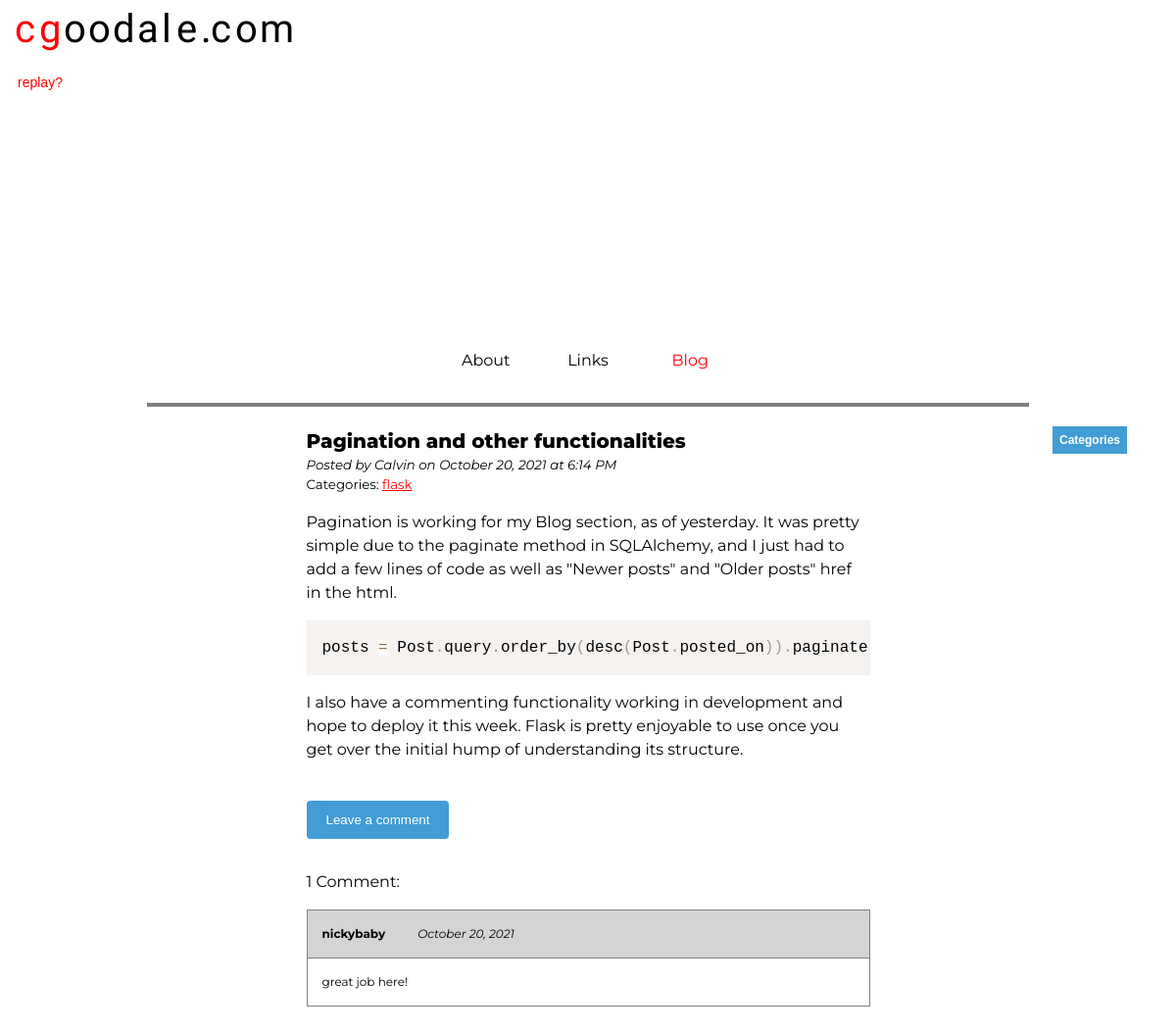
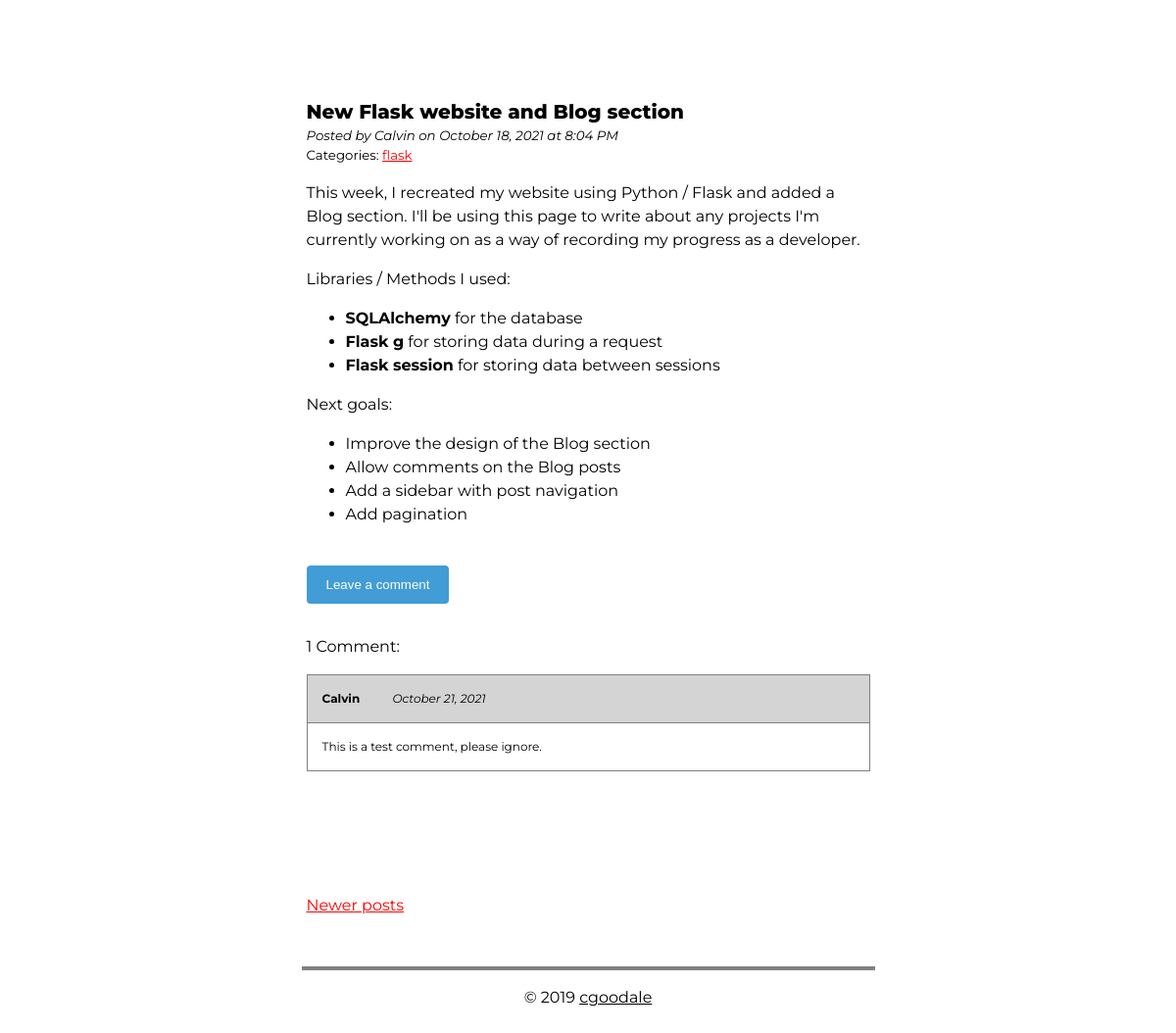
Page /blog?page=2 on the committed database (2 pictures, top to bottom).
### calblog/models.py (models this page shows, shortened)
class Post(db.Model):
    id = db.Column(db.Integer, primary_key=True)
    title = db.Column(db.String(100), nullable=False, unique=True)
    content = db.Column(db.Text, nullable=False)
    posted_on = db.Column(db.DateTime, nullable=False)
    categories = db.relationship('Categories', backref=db.backref('post',lazy=True, passive_deletes=True))
    comment_count = db.Column(db.Integer, nullable=False, default=0)
    comments = db.relationship('Comment', backref=db.backref('post',lazy=True, passive_deletes=True))

class Categories(db.Model):
    id = db.Column(db.Integer, primary_key=True)
    post_id = db.Column(db.Integer, db.ForeignKey('post.id', ondelete='CASCADE'), nullable=False)
    category = db.Column(db.String(100), nullable=False)

class Comment(db.Model):
    id = db.Column(db.Integer, primary_key=True)
    name = db.Column(db.String(25), unique=False, nullable=False)
    message = db.Column(db.Text, nullable=False)
    post_id = db.Column(db.Integer, db.ForeignKey('post.id', ondelete='CASCADE'), nullable=False)
    date_pub = db.Column(db.DateTime, nullable=False, default=datetime.utcnow)
    approved = db.Column(db.Boolean, default=False, nullable=False)

### calblog/routes.py (the view)
@app.route('/blog', methods=['GET'])
def blog():
    page = request.args.get('page', 1, type=int)
    posts = Post.query.order_by(desc(Post.posted_on)).paginate(page, 5, False)
    comments = Comment.query.all()
    categories = Categories.query.all()
    unique_categories = Categories.query.with_entities(Categories.category).distinct()
    next_url = url_for('blog', page=posts.next_num) if posts.has_next else None
    prev_url = url_for('blog', page=posts.prev_num) if posts.has_prev else None
    return render_template('blog.html', posts=posts.items, comments=comments, next_url=next_url, prev_url=prev_url, categories=categories, unique_categories=unique_categories)  # render a template

### calblog/routes.py (called while the page is built)
@app.before_request
def before_request():
    print(session)
    g.user = None
    if 'user_id' in session:
        user = [x for x in get_users() if x.id == session['user_id']][0]
        g.user = user

### calblog/templates/blog.html (shortened to what this page needs)
{% extends 'base.html' %}
{% block body %}
<body>
    <section class="top">
        <div class="container">
	        {% include 'header.html' %}
	        <div class="navbar">
		        <ul>
        		  <li><a href="/">About</a></li>
        		  <li><a href="/links">Links</a></li>
        		  <li><a class="active" href="/blog">Blog</a></li>
	        	</ul>
        	</div>
	</section>
	<section class="middle">
	    <div class="container">
	        <article class="posts">
                <div class="categories">
                    <div class="dropdown">
                        <button class="dropbtn"><b>Categories</b></button>
                    </div>
                </div>
                <div class="post-section">
                    {% for post in posts %}
                    <h1 class="post-title">{{post.title}}</h1>
                    <p class="post-author"><i>Posted by Calvin on {{post.posted_on.strftime('%B %d, %Y at %-I:%M %p')}}</i></p>
                    <p class="post-category">Categories:
                    {% for category in categories %}
                        {% if category.post_id == post.id %}
                            <a href="/blog/category/{{category.category}}">{{category.category}}</a>
                        {% endif %}
                    {% endfor %}
                    <p class="post-content">{{post.content|safe}}</p>
                    <br>
                    <button class="open-button" name="{{post.id}}" id="but{{post.id}}" onclick="toggleText(name)">Leave a comment</button>
                    <div class="comment-section">
                        {% if post.comment_count == 0 %}
                            <p>{{post.comment_count}} Comments</p>
                        {% elif post.comment_count == 1 %}
                            <p>{{post.comment_count}} Comment:</p>
                        {% else %}
                            <p>{{post.comment_count}} Comments:</p>
                        {% endif %}
                        {% for comment in comments %}
                            {% if (comment.post_id == post.id) and (comment.approved == 1) %}
                            <table class="comment">
                                <thead>
                                    <tr>
                                        <td><b>{{comment.name}}</b> <i style="font-size:12px; margin-left: 2.5em;">{{comment.date_pub.strftime('%B %d, %Y')}}</i></td>
                                    </tr>
                                </thead>
                                <tbody>
                                    <tr>
                                        <td>{{comment.message}}</td>
                                    </tr>
                                </tbody>
                            </table>
                            {% endif %}
                        {% endfor %}
                    </div>
                    {% endfor %}
                </div>
                <div class="previous-next">
                    {% if prev_url %}
                    <a href="{{ prev_url }}">Newer posts</a>
                    {% endif %}
                </div>
            </article>
		</div>
	</section>
	<section class="bottom">
    	<div class="container">
            {% include 'footer.html' %}
	    </div>
	</section>
</body>
{% endblock %}

### calblog/static/css/main.css (style rules this page uses)
html { width: 100vw; overflow-x: hidden; }
:root { font-size: 16px; list-style-type: none; }
h1 { font-weight: 800; }
body { font-family: "Montserrat", Arial, sans-serif; font-weight: 400; line-height: 1.5; margin: 0; }
section a { text-decoration: underline; color: red; }
.navbar { position: relative; width: 75%; text-align: center; border-bottom: 4px solid gray; margin: 0 auto; }
.navbar ul { list-style-type: none; overflow: hidden; padding: 15px; }
.navbar li { width: 100px; display: inline-block; }
.navbar li a { padding: 14px 19px; text-align: center; text-decoration: none; color: black; }
.navbar li a.active { color: red; }
.container { margin-right: auto; margin-left: auto; padding-left: 15px; padding-right: 15px; }
.middle { text-align: left; }
.middle .posts { margin: 0 auto; max-width: 575px; }
.post-title { margin-bottom: 0; font-size: 20px; }
.post-author, .post-category { margin: 0; font-size: smaller; }
.categories { position: absolute; right: 50px; }
.dropbtn { background-color: #429cd6; color: white; padding: 7px; font-size: 12px; border: none; }
.dropdown { position: relative; display: inline-block; }
table.comment { width: 100%; background: #ffffff; border-collapse: collapse; border-width: 1px; border-color: #808080; border-style: dashed; color: #000000; font-size: 12px; }
table.comment td, table.comment th { border-width: 1px; border-color: #808080; border-style: solid; padding: 15px; }
table.comment thead { background: #d4d4d4; }
.bottom { padding: 50px 0; }
.open-button, input[type=submit] { background: #429cd6; color: white; padding: 12px 20px; border: none; border-radius: 4px; cursor: pointer; margin-bottom: 16px; }
.flash-message, .post-section { margin-bottom: 16px; }
.comment-section { margin-bottom: 125px; }

### calblog/static/css/prism.css (style rules this page uses)
code[class*=language-],pre[class*=language-] { color:#000;background:0 0;text-shadow:0 1px #fff;font-family:Consolas,Monaco,'Andale Mono','Ubuntu Mono',monospace;font-size:1em;text-align:left;white-space:pre;word-spacing:normal;word-break:normal;word-wrap:normal;line-height:1.5;-moz-tab-size:4;-o-tab-size:4;tab-size:4;-webkit-hyphens:none;-moz-hyphens:none;-ms-hyphens:none;hyphens:none }
pre[class*=language-] { padding:1em;margin:.5em 0;overflow:auto }
:not(pre)>code[class*=language-],pre[class*=language-] { background:#f5f2f0 }

### rows in the picture
Post: title "Pagination and other functionalities", posted_on "October 20, 2021 at 6:14 PM", content "Pagination is working for my Blog section, as of yesterday. It was pretty simple due to the paginate method in SQLAlchemy, and I just had to add a few lines of code as well as \"Newer posts\" and \"Older posts\" href in the html. posts = Post . query . order_by ( desc ( Post . posted_on ) ) . paginate I also have a commenting functionality working in development and hope to deploy it this week . Flask is pretty enjoyable to use once you get over the initial hump of understanding its structure.", comment_count "1"
Categories: category "flask"
Comment: name "nickybaby", date_pub "October 20, 2021", message "great job here!"
Post: title "New Flask website and Blog section", posted_on "October 18, 2021 at 8:04 PM", content "This week, I recreated my website using Python / Flask and added a Blog section. I'll be using this page to write about any projects I'm currently working on as a way of recording my progress as a developer. Libraries / Methods I used: SQLAlchemy for the database Flask g for storing data during a request Flask session for storing data between sessions Next goals: Improve the design of the Blog section Allow comments on the Blog posts Add a sidebar with post navigation Add pagination", comment_count "1"
Categories: category "flask"
Comment: name "Calvin", date_pub "October 21, 2021", message "This is a test comment, please ignore."
